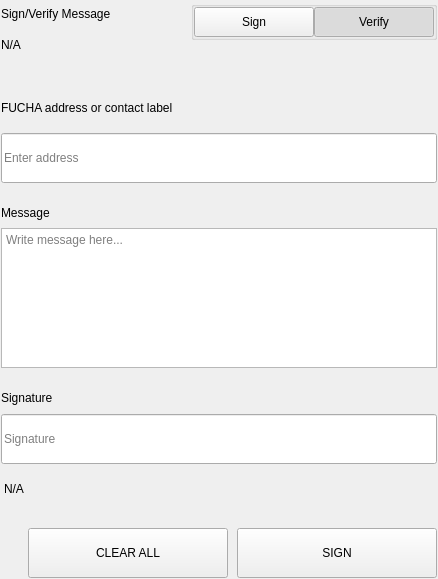
<?xml version="1.0" encoding="UTF-8"?>
<ui version="4.0">
 <class>SettingsSignMessageWidgets</class>
 <widget class="QWidget" name="SettingsSignMessageWidgets">
  <property name="geometry">
   <rect>
    <x>0</x>
    <y>0</y>
    <width>438</width>
    <height>579</height>
   </rect>
  </property>
  <property name="windowTitle">
   <string>Form</string>
  </property>
  <layout class="QVBoxLayout" name="verticalLayout">
   <property name="spacing">
    <number>0</number>
   </property>
   <property name="leftMargin">
    <number>0</number>
   </property>
   <property name="topMargin">
    <number>0</number>
   </property>
   <property name="rightMargin">
    <number>0</number>
   </property>
   <property name="bottomMargin">
    <number>0</number>
   </property>
   <item>
    <widget class="QWidget" name="left" native="true">
     <layout class="QVBoxLayout" name="verticalLayout_3">
      <property name="leftMargin">
       <number>0</number>
      </property>
      <property name="topMargin">
       <number>0</number>
      </property>
      <property name="rightMargin">
       <number>0</number>
      </property>
      <property name="bottomMargin">
       <number>0</number>
      </property>
      <item>
       <widget class="QWidget" name="container_sign" native="true">
        <layout class="QVBoxLayout" name="verticalLayout_2">
         <property name="spacing">
          <number>0</number>
         </property>
         <property name="leftMargin">
          <number>1</number>
         </property>
         <property name="topMargin">
          <number>1</number>
         </property>
         <property name="rightMargin">
          <number>1</number>
         </property>
         <property name="bottomMargin">
          <number>1</number>
         </property>
         <item>
          <layout class="QHBoxLayout" name="horizontalLayout_3" stretch="3,1">
           <property name="spacing">
            <number>40</number>
           </property>
           <item>
            <layout class="QVBoxLayout" name="verticalLayoutTitle">
             <property name="spacing">
              <number>5</number>
             </property>
             <item>
              <widget class="QLabel" name="labelTitle">
               <property name="text">
                <string>Sign/Verify Message</string>
               </property>
              </widget>
             </item>
             <item>
              <widget class="QLabel" name="labelSubtitle1">
               <property name="text">
                <string notr="true">N/A</string>
               </property>
               <property name="wordWrap">
                <bool>true</bool>
               </property>
              </widget>
             </item>
            </layout>
           </item>
           <item alignment="Qt::AlignRight|Qt::AlignTop">
            <widget class="QWidget" name="containerSwitch" native="true">
             <property name="styleSheet">
              <string notr="true">#containerSwitch{
	padding-top:9px;
}</string>
             </property>
             <layout class="QVBoxLayout" name="verticalLayout_6">
              <property name="spacing">
               <number>4</number>
              </property>
              <property name="leftMargin">
               <number>0</number>
              </property>
              <property name="topMargin">
               <number>0</number>
              </property>
              <property name="rightMargin">
               <number>0</number>
              </property>
              <property name="bottomMargin">
               <number>0</number>
              </property>
              <item alignment="Qt::AlignRight">
               <widget class="QGroupBox" name="groupBox">
                <property name="sizePolicy">
                 <sizepolicy hsizetype="Fixed" vsizetype="Preferred">
                  <horstretch>0</horstretch>
                  <verstretch>0</verstretch>
                 </sizepolicy>
                </property>
                <property name="title">
                 <string/>
                </property>
                <property name="alignment">
                 <set>Qt::AlignRight|Qt::AlignTop|Qt::AlignTrailing</set>
                </property>
                <layout class="QHBoxLayout" name="horizontalLayout_4">
                 <property name="spacing">
                  <number>0</number>
                 </property>
                 <property name="leftMargin">
                  <number>0</number>
                 </property>
                 <property name="topMargin">
                  <number>0</number>
                 </property>
                 <property name="rightMargin">
                  <number>0</number>
                 </property>
                 <property name="bottomMargin">
                  <number>0</number>
                 </property>
                 <item>
                  <widget class="QPushButton" name="pushSign">
                   <property name="minimumSize">
                    <size>
                     <width>120</width>
                     <height>30</height>
                    </size>
                   </property>
                   <property name="maximumSize">
                    <size>
                     <width>120</width>
                     <height>30</height>
                    </size>
                   </property>
                   <property name="focusPolicy">
                    <enum>Qt::NoFocus</enum>
                   </property>
                   <property name="text">
                    <string>Sign</string>
                   </property>
                   <property name="checkable">
                    <bool>true</bool>
                   </property>
                   <property name="autoExclusive">
                    <bool>true</bool>
                   </property>
                  </widget>
                 </item>
                 <item>
                  <widget class="QPushButton" name="pushVerify">
                   <property name="minimumSize">
                    <size>
                     <width>120</width>
                     <height>30</height>
                    </size>
                   </property>
                   <property name="maximumSize">
                    <size>
                     <width>120</width>
                     <height>30</height>
                    </size>
                   </property>
                   <property name="focusPolicy">
                    <enum>Qt::NoFocus</enum>
                   </property>
                   <property name="text">
                    <string>Verify</string>
                   </property>
                   <property name="checkable">
                    <bool>true</bool>
                   </property>
                   <property name="checked">
                    <bool>true</bool>
                   </property>
                   <property name="autoExclusive">
                    <bool>true</bool>
                   </property>
                  </widget>
                 </item>
                </layout>
               </widget>
              </item>
              <item alignment="Qt::AlignHCenter|Qt::AlignTop">
               <widget class="QLabel" name="labelSubtitleSwitch">
                <property name="text">
                 <string/>
                </property>
                <property name="alignment">
                 <set>Qt::AlignRight|Qt::AlignTrailing|Qt::AlignVCenter</set>
                </property>
               </widget>
              </item>
             </layout>
            </widget>
           </item>
          </layout>
         </item>
         <item>
          <spacer name="verticalSpacer_2">
           <property name="orientation">
            <enum>Qt::Vertical</enum>
           </property>
           <property name="sizeType">
            <enum>QSizePolicy::Fixed</enum>
           </property>
           <property name="sizeHint" stdset="0">
            <size>
             <width>20</width>
             <height>40</height>
            </size>
           </property>
          </spacer>
         </item>
         <item>
          <widget class="QWidget" name="containerAddress" native="true">
           <property name="sizePolicy">
            <sizepolicy hsizetype="Preferred" vsizetype="Fixed">
             <horstretch>0</horstretch>
             <verstretch>0</verstretch>
            </sizepolicy>
           </property>
           <layout class="QVBoxLayout" name="verticalLayout_5" stretch="0,0">
            <property name="spacing">
             <number>15</number>
            </property>
            <property name="leftMargin">
             <number>0</number>
            </property>
            <property name="topMargin">
             <number>0</number>
            </property>
            <property name="rightMargin">
             <number>0</number>
            </property>
            <property name="bottomMargin">
             <number>0</number>
            </property>
            <item>
             <widget class="QLabel" name="labelSubtitleAddress">
              <property name="minimumSize">
               <size>
                <width>0</width>
                <height>20</height>
               </size>
              </property>
              <property name="maximumSize">
               <size>
                <width>16777215</width>
                <height>20</height>
               </size>
              </property>
              <property name="text">
               <string>FUCHA address or contact label</string>
              </property>
             </widget>
            </item>
            <item>
             <widget class="QLineEdit" name="addressIn_SM">
              <property name="minimumSize">
               <size>
                <width>0</width>
                <height>50</height>
               </size>
              </property>
              <property name="maximumSize">
               <size>
                <width>16777215</width>
                <height>50</height>
               </size>
              </property>
              <property name="placeholderText">
               <string>Enter address</string>
              </property>
             </widget>
            </item>
           </layout>
          </widget>
         </item>
         <item>
          <spacer name="verticalSpacer_3">
           <property name="orientation">
            <enum>Qt::Vertical</enum>
           </property>
           <property name="sizeType">
            <enum>QSizePolicy::Fixed</enum>
           </property>
           <property name="sizeHint" stdset="0">
            <size>
             <width>20</width>
             <height>20</height>
            </size>
           </property>
          </spacer>
         </item>
         <item>
          <layout class="QVBoxLayout" name="verticalLayout_9">
           <property name="spacing">
            <number>5</number>
           </property>
           <item>
            <widget class="QLabel" name="labelSubtitleMessage">
             <property name="minimumSize">
              <size>
               <width>0</width>
               <height>20</height>
              </size>
             </property>
             <property name="maximumSize">
              <size>
               <width>16777215</width>
               <height>20</height>
              </size>
             </property>
             <property name="text">
              <string>Message</string>
             </property>
            </widget>
           </item>
           <item>
            <widget class="QPlainTextEdit" name="messageIn_SM">
             <property name="minimumSize">
              <size>
               <width>0</width>
               <height>140</height>
              </size>
             </property>
             <property name="maximumSize">
              <size>
               <width>16777215</width>
               <height>140</height>
              </size>
             </property>
             <property name="placeholderText">
              <string>Write message here...</string>
             </property>
            </widget>
           </item>
          </layout>
         </item>
         <item>
          <spacer name="verticalSpacer_4">
           <property name="orientation">
            <enum>Qt::Vertical</enum>
           </property>
           <property name="sizeType">
            <enum>QSizePolicy::Fixed</enum>
           </property>
           <property name="sizeHint" stdset="0">
            <size>
             <width>20</width>
             <height>20</height>
            </size>
           </property>
          </spacer>
         </item>
         <item>
          <widget class="QWidget" name="widget" native="true">
           <property name="minimumSize">
            <size>
             <width>0</width>
             <height>75</height>
            </size>
           </property>
           <property name="maximumSize">
            <size>
             <width>16777215</width>
             <height>16777215</height>
            </size>
           </property>
           <layout class="QVBoxLayout" name="verticalLayout_4">
            <property name="leftMargin">
             <number>0</number>
            </property>
            <property name="topMargin">
             <number>0</number>
            </property>
            <property name="rightMargin">
             <number>0</number>
            </property>
            <property name="bottomMargin">
             <number>0</number>
            </property>
            <item>
             <widget class="QLabel" name="labelSubtitleSignature">
              <property name="minimumSize">
               <size>
                <width>0</width>
                <height>20</height>
               </size>
              </property>
              <property name="maximumSize">
               <size>
                <width>16777215</width>
                <height>20</height>
               </size>
              </property>
              <property name="text">
               <string>Signature</string>
              </property>
             </widget>
            </item>
            <item>
             <widget class="QLineEdit" name="signatureOut_SM">
              <property name="minimumSize">
               <size>
                <width>0</width>
                <height>50</height>
               </size>
              </property>
              <property name="placeholderText">
               <string>Signature</string>
              </property>
             </widget>
            </item>
           </layout>
          </widget>
         </item>
         <item>
          <widget class="QLabel" name="statusLabel_SM">
           <property name="styleSheet">
            <string notr="true">padding-top:5px;</string>
           </property>
           <property name="text">
            <string notr="true">N/A</string>
           </property>
          </widget>
         </item>
         <item>
          <spacer name="verticalSpacer">
           <property name="orientation">
            <enum>Qt::Vertical</enum>
           </property>
           <property name="sizeType">
            <enum>QSizePolicy::Fixed</enum>
           </property>
           <property name="sizeHint" stdset="0">
            <size>
             <width>20</width>
             <height>20</height>
            </size>
           </property>
          </spacer>
         </item>
         <item>
          <layout class="QHBoxLayout" name="horizontalLayout_7">
           <property name="spacing">
            <number>9</number>
           </property>
           <item>
            <spacer name="horizontalSpacer_5">
             <property name="orientation">
              <enum>Qt::Horizontal</enum>
             </property>
             <property name="sizeType">
              <enum>QSizePolicy::Expanding</enum>
             </property>
             <property name="sizeHint" stdset="0">
              <size>
               <width>40</width>
               <height>20</height>
              </size>
             </property>
            </spacer>
           </item>
           <item>
            <widget class="QPushButton" name="pushButtonClear">
             <property name="minimumSize">
              <size>
               <width>200</width>
               <height>50</height>
              </size>
             </property>
             <property name="focusPolicy">
              <enum>Qt::NoFocus</enum>
             </property>
             <property name="text">
              <string>CLEAR ALL</string>
             </property>
            </widget>
           </item>
           <item>
            <widget class="QPushButton" name="pushButtonSave">
             <property name="minimumSize">
              <size>
               <width>200</width>
               <height>50</height>
              </size>
             </property>
             <property name="maximumSize">
              <size>
               <width>200</width>
               <height>50</height>
              </size>
             </property>
             <property name="focusPolicy">
              <enum>Qt::NoFocus</enum>
             </property>
             <property name="text">
              <string>SIGN</string>
             </property>
            </widget>
           </item>
          </layout>
         </item>
        </layout>
       </widget>
      </item>
     </layout>
    </widget>
   </item>
  </layout>
 </widget>
 <resources/>
 <connections/>
</ui>
